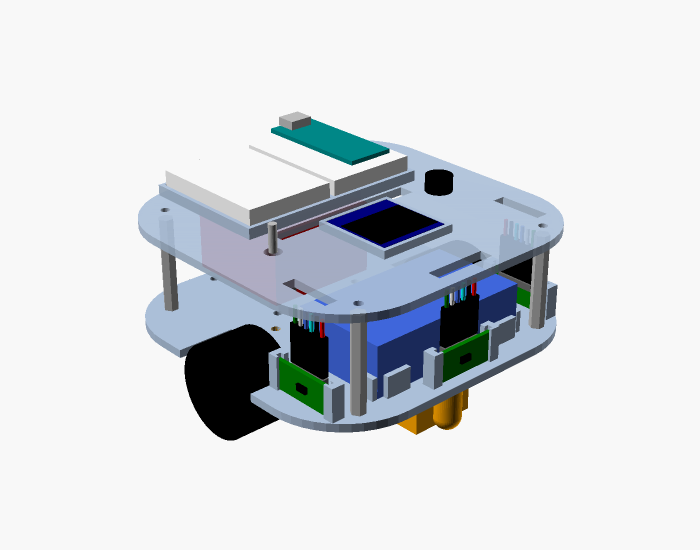
#> input picture chasis/img/iso.png, 1400 x 1100 px (shown at 1/2 size)
$ python generar_pdf.py
#> lines starting #> are read from the running program, lines starting #| are printed output that depends on the picture
"""Genera chasis.pdf: planos acotados del chasis (Arduino Nano / ATmega328P).

Uso: python3 generar_pdf.py   (las vistas 3D salen de img/, renderizadas desde chasis.scad)
"""
import math
import os

import matplotlib
matplotlib.use("Agg")
import matplotlib.pyplot as plt
from matplotlib.backends.backend_pdf import PdfPages
from matplotlib.patches import Circle, FancyBboxPatch, Rectangle

AQUI = os.path.dirname(os.path.abspath(__file__))

# ---------- Medidas (mismas que chasis.scad) ----------
L, R_ESQ, ESP = 120, 30, 3
D_RUEDA, A_RUEDA = 34, 20
MOT_L, MOT_A, MOT_H = 24, 12, 10
EJE_Z = D_RUEDA / 2
X_RUEDA_INT = L / 2 - A_RUEDA
X_MOT = X_RUEDA_INT - 1.5 - MOT_L / 2
POZO_X, POZO_Y = X_RUEDA_INT - 2, 19
Z1 = EJE_Z + MOT_H / 2
SEP = 35
Z2 = Z1 + ESP + SEP
POSTES = [(42, 50), (-42, 50), (48, -40), (-48, -40)]
BAT, BAT_Y = (65, 37, 19), 7
L298, L298_Y, L298_AG = (43, 43, 27), -37.5, 37
TOF = (25, 10.7)
TOF_FRENTE_Y, TOF_LADO = 54, (50, 34.5)
TOF_CARA = 1.8                      # del centro del soporte a la cara del sensor
HEADER, DUPONT = 2.5, 14            # plastico del header recto y largo del dupont
TOF_ATRAS = 0.3 + HEADER + DUPONT   # del centro del soporte al final del dupont
TOF_PASILLO = TOF_ATRAS + 10        # pasillo libre detras del sensor (dupont + doblez del cable)
TOF_PIN_Z = Z1 + ESP + TOF[1] - 1.3
COLOR_Y, COLOR_MOD, COLOR_Z = 34, 20.5, 5
PATIN_Y = -52
PATIN_X = 26
CUNA_Y = (-16.8, 29)
PROTO, PROTO_Y = (35, 47, 9.5), -32.6
NANO = (18, 44)
OLED, OLED_Y = (27.3, 27.8), 39.4
OLED_PINES_Y = OLED_Y - OLED[1] / 2 + 2.5
BOTON_XY, SWITCH_XY = (-38, 5), (38, 5)
RAN2_X = 26.5                       # ranuras de cables del piso 2
PASILLO = 180
ALTO = Z2 + ESP + PROTO[2] + 22          # dupont parados en las protoboards y sus cables

C = {
    "piso": "#c9d6ea", "borde": "#33415c", "rueda": "#222222", "motor": "#d4a017",
    "bat": "#4169e1", "l298": "#d62728", "placa": "#138a8a", "tof": "#2ca02c",
    "color": "#7b2d8b", "oled": "#eeeeee", "imp": "#f39c12", "cota": "#c0392b",
    "pared": "#8d6e63", "texto": "#1b1b1b", "proto": "#e74c3c",
}

plt.rcParams.update({"font.family": "DejaVu Sans", "font.size": 9})


def pagina(titulo, sub=""):
    fig = plt.figure(figsize=(11.69, 8.27))
    fig.text(0.04, 0.95, titulo, fontsize=17, weight="bold", color=C["texto"])
    if sub:
        fig.text(0.04, 0.915, sub, fontsize=10, color="#555")
    fig.text(0.96, 0.025, "Robot laberinto · Arduino Nano · cotas en mm", fontsize=7, color="#888", ha="right")
    return fig


def ejes(fig, rect, lim):
    ax = fig.add_axes(rect)
    ax.set_aspect("equal")
    ax.set_xlim(*lim[0])
    ax.set_ylim(*lim[1])
    ax.axis("off")
    return ax


def caja(ax, cx, cy, w, h, col, txt=None, alpha=1, ls="-", fs=7, tc=None, z=2):
    ax.add_patch(Rectangle((cx - w / 2, cy - h / 2), w, h, fc=col, ec=C["borde"],
                           lw=0.8, alpha=alpha, ls=ls, zorder=z))
    if txt:
        ax.text(cx, cy, txt, ha="center", va="center", fontsize=fs, color=tc or C["texto"], zorder=z + 1)


def cota(ax, p1, p2, txt, off=8, horiz=True, fs=7):
    (x1, y1), (x2, y2) = p1, p2
    if horiz:
        y = y1 + off
        ax.plot([x1, x1], [y1, y], color=C["cota"], lw=0.5)
        ax.plot([x2, x2], [y2, y], color=C["cota"], lw=0.5)
        ax.annotate("", (x1, y), (x2, y), arrowprops=dict(arrowstyle="<->", color=C["cota"], lw=0.7))
        ax.text((x1 + x2) / 2, y + 1.5, txt, ha="center", va="bottom", fontsize=fs, color=C["cota"])
    else:
        x = x1 + off
        ax.plot([x1, x], [y1, y1], color=C["cota"], lw=0.5)
        ax.plot([x2, x], [y2, y2], color=C["cota"], lw=0.5)
        ax.annotate("", (x, y1), (x, y2), arrowprops=dict(arrowstyle="<->", color=C["cota"], lw=0.7))
        ax.text(x + 1.5, (y1 + y2) / 2, txt, ha="left", va="center", fontsize=fs, color=C["cota"], rotation=90)


def placa_redonda(ax, col=C["piso"], z=1):
    ax.add_patch(FancyBboxPatch((-L / 2 + R_ESQ, -L / 2 + R_ESQ), L - 2 * R_ESQ, L - 2 * R_ESQ,
                                boxstyle=f"round,pad={R_ESQ}", fc=col, ec=C["borde"], lw=1.2, zorder=z))


def agujero(ax, x, y, d=3.4, z=6):
    ax.add_patch(Circle((x, y), d / 2, fc="white", ec="k", lw=0.6, zorder=z))


def frente(ax, x=-80):
    ax.annotate("FRENTE", (x, 72), (x, 86), ha="center", fontsize=9, weight="bold",
                arrowprops=dict(arrowstyle="<-", lw=1.2))


def texto(fig, txt):
    tx = fig.add_axes([0.64, 0.1, 0.34, 0.78])
    tx.axis("off")
    tx.text(0, 1, txt, va="top", fontsize=9.5, linespacing=1.45)


def ruedas_planta(ax):
    for s in (-1, 1):
        caja(ax, s * (X_RUEDA_INT + A_RUEDA / 2), 0, A_RUEDA, D_RUEDA, C["rueda"], "rueda", fs=6, tc="white", z=4)
        caja(ax, s * X_MOT, 0, MOT_L, MOT_A, C["motor"], "N20", fs=6, z=4)


# ---------- Paginas ----------
GIRO = math.sqrt(2) * (L / 2 - R_ESQ) + R_ESQ
D_LADO = PASILLO / 2 - (TOF_LADO[0] + TOF_CARA)
D_FRENTE = PASILLO / 2 - (TOF_FRENTE_Y + TOF_CARA)


def portada(pp):
    fig = pagina("Chasis robot de laberinto", f"Arduino Nano (ATmega328P) · {L} × {L} mm con ruedas · 2 pisos impresos")
    p = os.path.join(AQUI, "img", "iso.png")
    ax = fig.add_axes([0.0, 0.08, 0.55, 0.8])
    ax.imshow(plt.imread(p)[120:1000, 250:1150])
    ax.axis("off")
    texto(fig, (
        "Cumple los lineamientos\n"
        f"• Huella {L} × {L} mm con ruedas (máximo 120 × 120).\n"
        f"• Alto ≈ {ALTO:.0f} mm con cables (sin límite).\n"
        "• Sensor de color I2C, OLED y botón de arranque.\n\n"
        "Pisos\n"
        f"• Piso 1 (a {Z1:.0f} mm): motores, ruedas, patines,\n"
        "  sensor de color, batería, L298N y 3 VL53L0X.\n"
        f"• Piso 2 (a {Z2:.0f} mm): Nano y bus I2C en 2 mini\n"
        "  protoboards, OLED, botón e interruptor.\n\n"
        "Sensores sin tornillos\n"
        "• VL53L0X: header recto, pines hacia adentro;\n"
        "  bajan por ranuras en el piso 1. Detrás de cada uno\n"
        f"  queda un pasillo libre de {TOF_PASILLO:.0f} mm para el dupont.\n"
        "• TCS34725: entra deslizando por atrás de la capucha.\n"
        "• OLED y protoboards: entran en su marco.\n\n"
        "Giro\n"
        f"• Esquinas R{R_ESQ}: radio de giro {GIRO:.0f} mm contra\n"
        f"  {PASILLO / 2:.0f} mm de medio pasillo.\n\n"
        "Medir antes de imprimir\n"
        f"• Rueda Ø{D_RUEDA} × {A_RUEDA}; agujeros del L298N a {L298_AG}.\n"
        f"• VL53L0X {TOF[0]} × {TOF[1]}; TCS34725 {COLOR_MOD} × {COLOR_MOD}.\n"
        f"• OLED {OLED[0]} × {OLED[1]}."
    ))
    pp.savefig(fig)
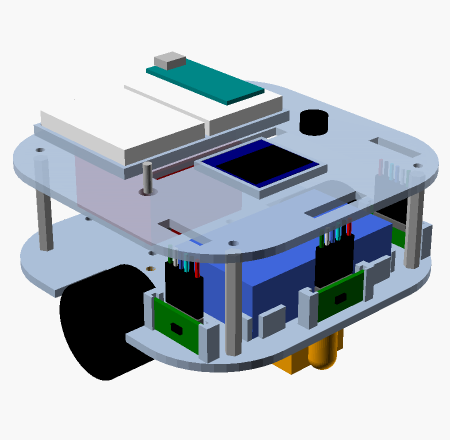
#> shown: shape (880, 900, 3) float32 (shown at 1/2 size); mean R, G, B 0.706, 0.738, 0.768
    plt.close(fig)


def soporte_tof(ax, x, y, s):
    """Soporte de VL53L0X en planta; s = direccion a la que mira: 'N', 'E', 'O'."""
    a = TOF[0] + 0.4
    w = 6 * 2.54                     # ancho de los 6 dupont
    if s == "N":
        caja(ax, x, y, a + 3, 5, C["imp"], z=5)
        caja(ax, x, y + 0.5, TOF[0], 1.6, C["tof"], z=6)
        caja(ax, x, y - 0.3 - HEADER / 2, w, HEADER, "#666", z=6)
        caja(ax, x, y - 0.3 - HEADER - DUPONT / 2, w, DUPONT, "#111", z=6)
        caja(ax, x, y - TOF_ATRAS - 5, w, 10, "white", ls="--", z=4)
        ax.annotate("", (x, y + 28), (x, y + 3), arrowprops=dict(arrowstyle="->", color=C["tof"], lw=1.5))
    else:
        k0 = 1 if s == "E" else -1
        caja(ax, x, y, 5, a + 3, C["imp"], z=5)
        caja(ax, x + k0 * 0.5, y, 1.6, TOF[0], C["tof"], z=6)
        caja(ax, x - k0 * (0.3 + HEADER / 2), y, HEADER, w, "#666", z=6)
        caja(ax, x - k0 * (0.3 + HEADER + DUPONT / 2), y, DUPONT, w, "#111", z=6)
        caja(ax, x - k0 * (TOF_ATRAS + 5), y, 10, w, "white", ls="--", z=4)
        ax.annotate("", (x + k0 * 28, y), (x + k0 * 3, y), arrowprops=dict(arrowstyle="->", color=C["tof"], lw=1.5))


def planta_piso1(pp):
    fig = pagina("Piso 1 · planta", f"Placa de {ESP} mm a {Z1:.0f} mm del suelo. Motores debajo; batería, L298N y VL53L0X encima.")
    ax = ejes(fig, [0.03, 0.06, 0.6, 0.84], ((-95, 95), (-90, 95)))
    placa_redonda(ax)
    for s in (-1, 1):
        ax.add_patch(Rectangle((POZO_X if s > 0 else -L / 2 - 1, -POZO_Y), L / 2 - POZO_X + 1,
                               2 * POZO_Y, fc="white", ec=C["borde"], lw=0.8, zorder=1.5))
    ruedas_planta(ax)
    caja(ax, 0, BAT_Y, BAT[0], BAT[1], C["bat"], "batería 2S 18650\n65 × 37", alpha=0.6, tc="white", z=5)
    caja(ax, 0, L298_Y, L298[0], L298[1], C["l298"], "L298N", alpha=0.6, tc="white", z=5)
    xb, yb = BAT[0] / 2 + 1.2, BAT[1] / 2 + 1.2
    for s in (-1, 1):
        for y in (-1, 1):
            caja(ax, s * xb, BAT_Y + y * (yb - 6), 2, 10, C["imp"], z=6)
        caja(ax, s * 26, BAT_Y - yb, 8, 2, C["imp"], z=6)
        caja(ax, s * 14, BAT_Y + yb, 8, 2, C["imp"], z=6)
    soporte_tof(ax, 0, TOF_FRENTE_Y, "N")
    soporte_tof(ax, TOF_LADO[0], TOF_LADO[1], "E")
    soporte_tof(ax, -TOF_LADO[0], TOF_LADO[1], "O")
    for x, y in POSTES:
        ax.add_patch(Circle((x, y), 4, fc=C["imp"], ec="k", lw=0.6, zorder=6))
        agujero(ax, x, y, d=4)
    for x in (-1, 1):
        for y in (-1, 1):
            ax.add_patch(Circle((x * L298_AG / 2, L298_Y + y * L298_AG / 2), 3.5, fc=C["imp"], ec="k", lw=0.6, zorder=6))
            agujero(ax, x * L298_AG / 2, L298_Y + y * L298_AG / 2, d=4)
    for s in (-1, 1):
        for y in CUNA_Y:
            agujero(ax, s * X_MOT, y)
    for x in (-1, 1):
        agujero(ax, x * PATIN_X, PATIN_Y)
        agujero(ax, x * 17, COLOR_Y)
    for s in (-1, 1):
        caja(ax, s * 27, -25, 10, 10, "white", z=6)
    caja(ax, 0, COLOR_Y - 4.5, 14, 6, "white", z=6)
    frente(ax, -75)
    cota(ax, (-L / 2, L / 2), (L / 2, L / 2), f"{L}", off=16)
    cota(ax, (L / 2, -L / 2), (L / 2, L / 2), f"{L}", off=14, horiz=False)
    cota(ax, (-X_RUEDA_INT, -POZO_Y), (X_RUEDA_INT, -POZO_Y), f"{2 * X_RUEDA_INT:.0f} entre ruedas", off=-55)
    cota(ax, (-L / 2, 0), (-L / 2, TOF_LADO[1]), f"{TOF_LADO[1]}", off=-26, horiz=False)
    ax.plot([-L / 2 - 26, L / 2], [0, 0], color="#777", lw=0.5, ls="-.")
    ax.text(L / 2 + 22, 0, "eje", fontsize=7, va="center")
    texto(fig, (
        "Impreso con la placa\n"
        "• 3 soportes de VL53L0X: 2 postes y un canal con\n"
        "  ranura de 2.0 mm; el sensor baja desde arriba con\n"
        "  el chip hacia afuera. Header recto arriba, con el\n"
        "  plástico y los dupont hacia adentro (negro). La\n"
        f"  zona punteada ({TOF_PASILLO:.0f} mm desde el sensor) es\n"
        "  para doblar el cable: no poner nada ahí.\n"
        f"• Batería sobre el eje (Y = {BAT_Y}); 6 topes de 8 mm.\n"
        f"• 4 columnas Ø8 × {SEP} y 4 postes Ø7 × 5 del L298N,\n"
        "  con inserto M3 arriba (Ø4.0).\n\n"
        "Agujeros M3 pasantes Ø3.4 (Allen desde arriba)\n"
        f"• 4 de las cunas de motor (Y = {CUNA_Y[0]} y {CUNA_Y[1]}),\n"
        "  fuera de la batería.\n"
        f"• 2 del patín (X = ±{PATIN_X}) y 2 de la capucha.\n"
        "• Ranuras 10 × 10 para cables de motores y 14 × 6\n"
        "  para los del TCS34725 (suben por la capucha).\n\n"
        "Debajo\n"
        f"• Eje a {EJE_Z:.0f} mm del suelo.\n"
        f"• Capucha de color {COLOR_Y} mm delante del eje, con\n"
        "  el patín delantero integrado.\n"
        f"• Patín trasero a {PATIN_Y} mm. Ambos dejan 0.5 mm."
    ))
    pp.savefig(fig)
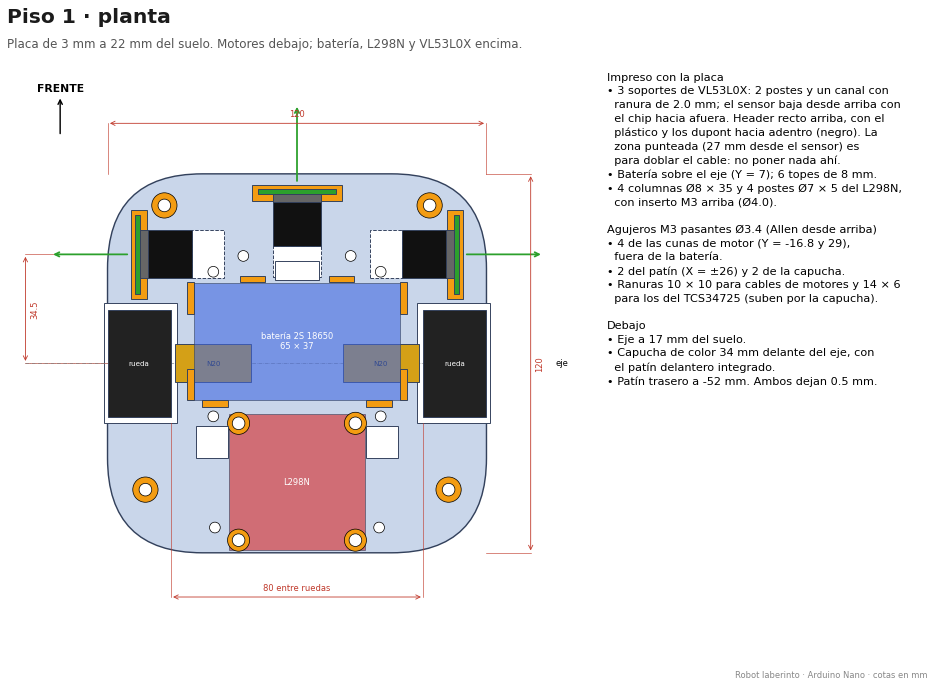
#> figure drawn by matplotlib, 1 panel
    plt.close(fig)


def planta_piso2(pp):
    fig = pagina("Piso 2 · planta", f"Placa de {ESP} mm a {Z2:.0f} mm del suelo. Nano, bus I2C, OLED, botón e interruptor.")
    ax = ejes(fig, [0.03, 0.06, 0.6, 0.84], ((-100, 100), (-90, 100)))
    placa_redonda(ax)
    for x, y in POSTES:
        agujero(ax, x, y)
    xp = PROTO[0] / 2 + 1.1
    caja(ax, 0, PROTO_Y, 2 * PROTO[0] + 5.2, PROTO[1] + 3.8, C["imp"], z=3)
    caja(ax, -xp, PROTO_Y, PROTO[0], PROTO[1], "#f4f4f4", z=4)
    caja(ax, xp, PROTO_Y, PROTO[0], PROTO[1], "#f4f4f4", "bus I2C\n5V · GND\nSDA · SCL", z=4)
    caja(ax, -xp, PROTO_Y + 1, NANO[0], NANO[1], C["placa"], "Arduino\nNano", tc="white", z=5)
    caja(ax, -xp, PROTO_Y - NANO[1] / 2 - 1, 9, 6, "#999", "USB-C", fs=6, z=6)
    caja(ax, 0, OLED_Y, OLED[0] + 3.8, OLED[1] + 3.8, C["imp"], z=3)
    caja(ax, 0, OLED_Y, OLED[0], OLED[1], "#223", "OLED", tc="white", z=4)
    caja(ax, 0, OLED_PINES_Y, 13, 4.5, "white", "pines", fs=5.5, z=5)
    caja(ax, 0, -3, 60, 6, "white", z=6)
    for s in (-1, 1):
        caja(ax, s * RAN2_X, TOF_LADO[1], 16, 22, "white", z=6)
    ax.add_patch(Circle(BOTON_XY, 5, fc="#333", ec="k", zorder=5))
    ax.text(BOTON_XY[0], BOTON_XY[1] + 8, "botón Ø7", ha="center", fontsize=7)
    ax.add_patch(Circle(SWITCH_XY, 3.2, fc="#777", ec="k", zorder=5))
    ax.text(SWITCH_XY[0], SWITCH_XY[1] + 8, "interruptor Ø6", ha="center", fontsize=7)
    frente(ax)
    cota(ax, (-L / 2, L / 2), (L / 2, L / 2), f"{L}", off=12)
    cota(ax, (-xp - PROTO[0] / 2, PROTO_Y - PROTO[1] / 2), (xp + PROTO[0] / 2, PROTO_Y - PROTO[1] / 2),
         f"{2 * PROTO[0] + 2.2:.0f}", off=-14)
    texto(fig, (
        "Impreso con la placa\n"
        "• Marco para 2 mini protoboards de 170 puntos\n"
        "  (35 × 47, holgura 0.3 por lado, 4 mm de alto).\n"
        "  Se pegan con su adhesivo dentro del marco.\n"
        "• Marco del OLED (holgura 0.3): se acuesta con la\n"
        "  pantalla arriba y los pines hacia abajo por la\n"
        "  ranura; los dupont se conectan por debajo.\n\n"
        "Protoboard izquierda: Arduino Nano, USB-C hacia\n"
        "atrás (se programa sin desarmar).\n"
        "Protoboard derecha: bus I2C. Columnas con puente\n"
        "entre mitades: 1 → 5V   4 → GND   7 → SDA   10 → SCL\n\n"
        "OLED al frente con los pines hacia atrás: sus dupont\n"
        "cuelgan entre la batería y el conector del VL53L0X\n"
        "frontal. El código gira la imagen 180° para leerla\n"
        "desde atrás.\n\n"
        "Ranuras: 60 × 6 central (L298N); 16 × 22 a cada\n"
        "lado para los cables de los sensores: izquierda\n"
        "VL53L0X izq. y TCS34725; derecha VL53L0X der.,\n"
        "VL53L0X frontal y OLED.\n"
        "Botón de panel Ø7 e interruptor MTS-102 Ø6."
    ))
    pp.savefig(fig)
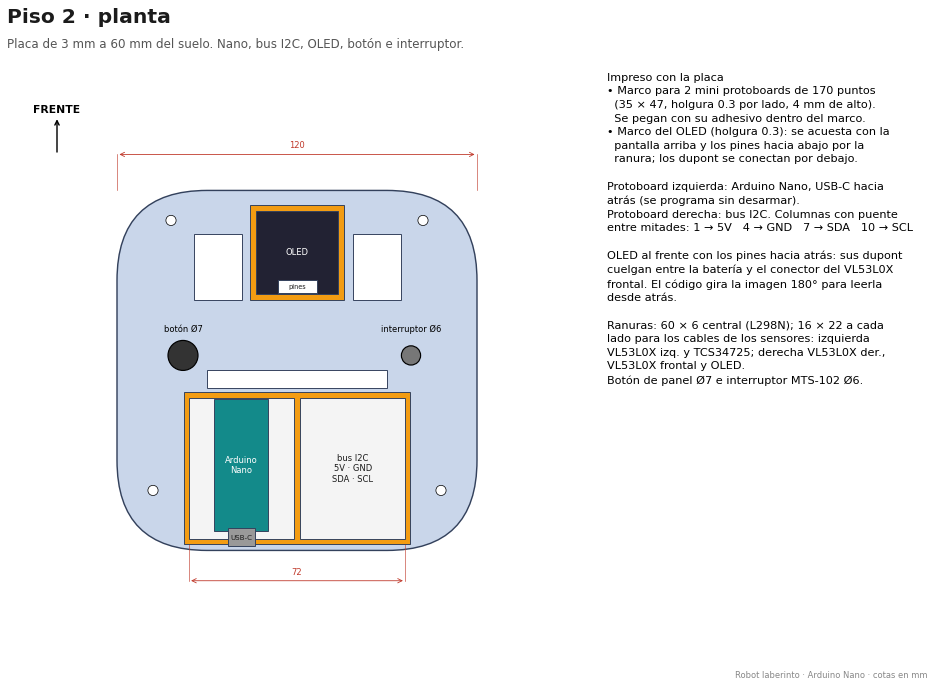
#> figure drawn by matplotlib, 1 panel
    plt.close(fig)


def oled_pines(ax, c, ancho):
    """Header del OLED dentro de la ranura del piso 2, pines y dupont hacia abajo."""
    z0 = Z2 + ESP
    caja(ax, c, z0 - HEADER / 2, ancho, HEADER, "#666", z=6)
    n = 1 if ancho < 5 else 4
    for k in range(n):
        x = c + (k - (n - 1) / 2) * 2.54
        ax.plot([x, x], [z0 + 1.6, z0 - HEADER - 6], color="#c9a227", lw=0.8, zorder=7)
    caja(ax, c, z0 - HEADER - DUPONT / 2, ancho, DUPONT, "#111", z=6)
    ax.plot([c, c], [z0 - HEADER - DUPONT, z0 - HEADER - DUPONT - 5], color=C["proto"], lw=1.2, zorder=6)
    ax.annotate("pines OLED", (c, z0 - HEADER - DUPONT / 2), (c + 22, z0 - 22), fontsize=6.5,
                arrowprops=dict(arrowstyle="-", lw=0.6), zorder=8)


def alzados(pp):
    fig = pagina("Alzados", "Vista lateral (izquierda) y frontal (derecha)")
    ax = ejes(fig, [0.02, 0.06, 0.52, 0.84], ((-110, 140), (-15, 130)))
#> (the rest of the program and of its run is left out)
